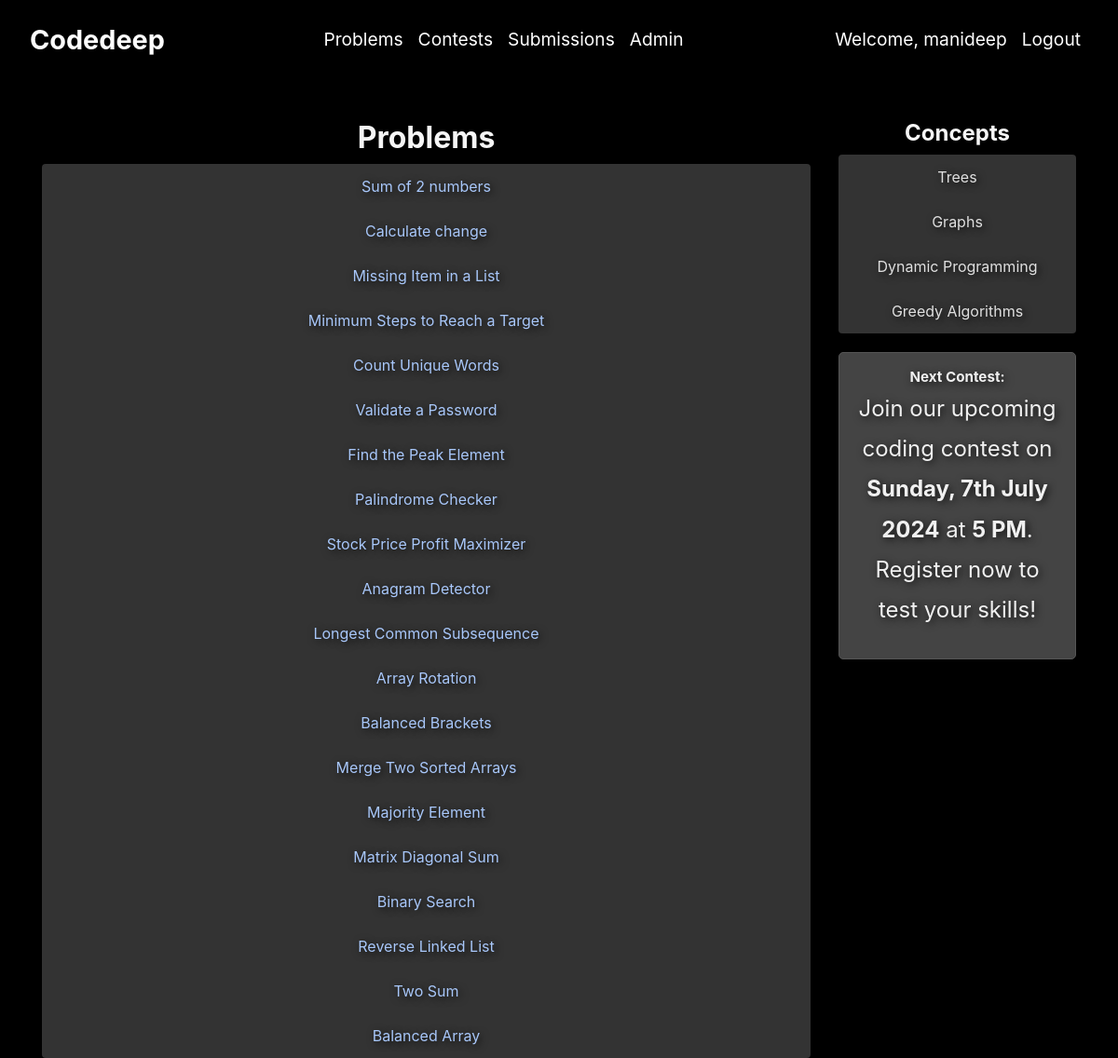
The app's page /problems/ (signed in) with its own data.
### problems/models.py (models this page shows, shortened)
class problem(models.Model):
    name = models.CharField(max_length=50)
    description = models.TextField(help_text="Enter the problem description. Use newlines to format the text.")
    testcase1 = models.TextField(help_text="Enter the first test case. Use newlines to format the input and output.")
    testcase2 = models.TextField(help_text="Enter the second test case. Use newlines to format the input and output.")
    solution_code = models.TextField(blank=True, null=True, help_text="Python solution code for this problem")

### problems/views.py (the view)
# urls.py: path('problems/',all_problems),
@login_required
def all_problems(request):
    questions = problem.objects.all()
    context = {
        "all_problems":questions,
    }
    return render(request,"all_problems.html",context)

### problems/templates/all_problems.html (shortened to what this page needs)
{% extends 'base.html' %}
{% block content %}
<div class="container mt-4">
    <div class="row">
        <div class="col-md-9">
            <h2>Problems</h2>
            <ul class="list-group">
                {% for problem in all_problems %}
                <li class="list-group-item">
                    <a href="{{ problem.id }}/">{{ problem.name }}</a>
                </li>
                {% endfor %}
            </ul>
        </div>
        <div class="col-md-3">
            <h4>Concepts</h4>
            <ul class="list-group">
                <li class="list-group-item">Trees</li>
                <li class="list-group-item">Graphs</li>
                <li class="list-group-item">Dynamic Programming</li>
                <li class="list-group-item">Greedy Algorithms</li>
            </ul>
            <div class="notification">
                <strong>Next Contest:</strong>
                <p>Join our upcoming coding contest on <strong>Sunday, 7th July 2024</strong> at <strong>5 PM</strong>. Register now to test your skills!</p>
            </div>
        </div>
    </div>
</div>
{% endblock %}

### problems/templates/base.html (shortened to what this page needs)
{% load static %}
<!DOCTYPE html>
<html lang="en">
<head>
    <link rel="stylesheet" href="https://cdn.jsdelivr.net/npm/bootstrap@4.6.2/dist/css/bootstrap.min.css">
</head>
<body>
    <nav class="navbar navbar-expand-sm navbar-dark">
        <a class="navbar-brand" href="/">Codedeep</a>
        <ul class="navbar-nav center">
            {% if user.is_authenticated %}
                <li class="nav-item">
                    <a class="nav-link" href="/problems">Problems</a>
                </li>
                <li class="nav-item">
                    <a class="nav-link" href="/contests">Contests</a>
                </li>
                <li class="nav-item">
                    <a class="nav-link" href="/compiler/submissions/">Submissions</a>
                </li>
            {% endif %}
            <li class="nav-item">
                <a class="nav-link" href="/admin">Admin</a>
            </li>
        </ul>
        <ul class="navbar-nav ml-auto">
            {% if user.is_authenticated %}
                <li class="nav-item">
                    <a class="nav-link" href="#">Welcome, {{ user.username }}</a>
                </li>
                <li class="nav-item">
                    <a class="nav-link" href="/auth/logout">Logout</a>
                </li>
            {% endif %}
        </ul>
    </nav>
    <div class="content-container">
        {% block content %}{% endblock %}
    </div>
</body>
</html>

### problems/templates/all_problems.html (style rules this page uses)
body { background: none; background-color: #000; color:rgb(65, 60, 60); }
h2, h4 { margin-top: 20px; font-weight: bold; color: #f5f5f5; }
.list-group-item { background-color: #333; color: #e0e0e0; border: none; }
.list-group-item a { text-decoration: none; color: #a8c7fa; }
.notification { background-color: #444; border: 1px solid #555; border-radius: 5px; padding: 15px; margin-top: 20px; font-size: 0.95rem; color: #f0f0f0; }

### records on screen
problem: name "Sum of 2 numbers"
problem: name "Calculate change"
problem: name "Missing Item in a List"
problem: name "Minimum Steps to Reach a Target"
problem: name "Count Unique Words"
problem: name "Validate a Password"
problem: name "Find the Peak Element"
problem: name "Palindrome Checker"
problem: name "Stock Price Profit Maximizer"
problem: name "Anagram Detector"
problem: name "Longest Common Subsequence"
problem: name "Array Rotation"
problem: name "Balanced Brackets"
problem: name "Merge Two Sorted Arrays"
problem: name "Majority Element"
problem: name "Matrix Diagonal Sum"
problem: name "Binary Search"
problem: name "Reverse Linked List"
problem: name "Two Sum"
problem: name "Balanced Array"

### other values on screen
{{ user.username }} "manideep"
